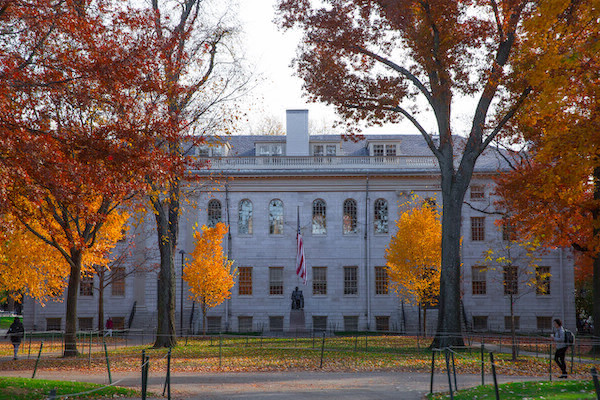
#> input picture Modulo 6 - Python/blur/images/yard.bmp, 600 x 400 px
$ python blur.py
#> lines starting #> are read from the running program, lines starting #| are printed output that depends on the picture
from PIL import Image, ImageFilter

before = Image.open("images/yard.bmp")
#> before is the input picture: PIL image 600x400 RGB; mean R, G, B 115.2, 97, 88
after = before.filter(ImageFilter.BoxBlur(1.5))
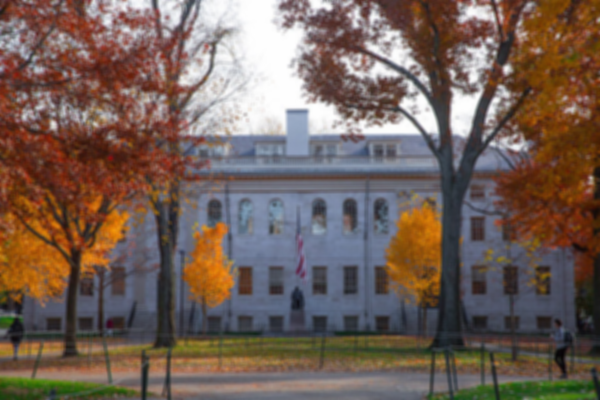
#> after: PIL image 600x400 RGB; mean R, G, B 115.3, 97.2, 88.1
after.save("images/yard_blur.bmp")
